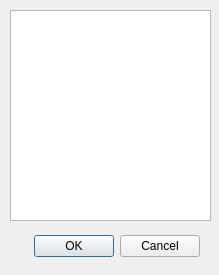
<?xml version="1.0" encoding="UTF-8"?>
<ui version="4.0">
 <class>Dialog</class>
 <widget class="QDialog" name="Dialog">
  <property name="geometry">
   <rect>
    <x>0</x>
    <y>0</y>
    <width>219</width>
    <height>275</height>
   </rect>
  </property>
  <property name="windowTitle">
   <string>Dialog</string>
  </property>
  <widget class="QDialogButtonBox" name="buttonBox">
   <property name="geometry">
    <rect>
     <x>20</x>
     <y>230</y>
     <width>180</width>
     <height>32</height>
    </rect>
   </property>
   <property name="orientation">
    <enum>Qt::Horizontal</enum>
   </property>
   <property name="standardButtons">
    <set>QDialogButtonBox::Cancel|QDialogButtonBox::Ok</set>
   </property>
  </widget>
  <widget class="QTextEdit" name="textEdit">
   <property name="geometry">
    <rect>
     <x>10</x>
     <y>10</y>
     <width>201</width>
     <height>211</height>
    </rect>
   </property>
  </widget>
 </widget>
 <resources/>
 <connections>
  <connection>
   <sender>buttonBox</sender>
   <signal>accepted()</signal>
   <receiver>Dialog</receiver>
   <slot>accept()</slot>
   <hints>
    <hint type="sourcelabel">
     <x>248</x>
     <y>254</y>
    </hint>
    <hint type="destinationlabel">
     <x>157</x>
     <y>274</y>
    </hint>
   </hints>
  </connection>
  <connection>
   <sender>buttonBox</sender>
   <signal>rejected()</signal>
   <receiver>Dialog</receiver>
   <slot>reject()</slot>
   <hints>
    <hint type="sourcelabel">
     <x>316</x>
     <y>260</y>
    </hint>
    <hint type="destinationlabel">
     <x>286</x>
     <y>274</y>
    </hint>
   </hints>
  </connection>
 </connections>
</ui>
